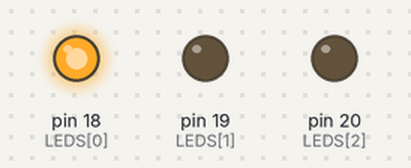
A program run on a simulated MicroPython board. On the bench: output pins drawn as LEDs (lit = HIGH).

Above: at 0.2 s.
At 1.2 s:
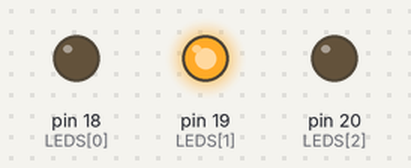
At 2.2 s:
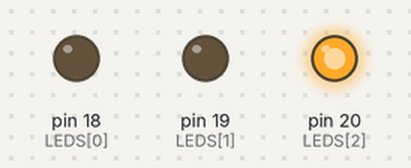
At 5.7 s:
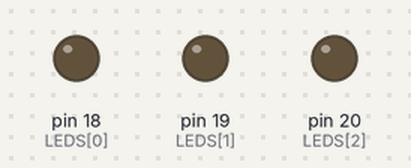
Timing chart, 0 to 6.9 s (numbered marks = the images above):
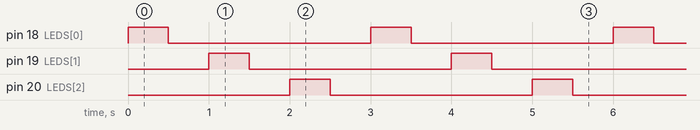

The program:

led_run1.py
```python
from machine import Pin
from time import sleep


def ledrun():
    LEDS = [Pin(18,Pin.OUT),Pin(19,Pin.OUT),Pin(20,Pin.OUT)]

    while True:

        for  LED in LEDS:
             LED.on()
             sleep(0.5)

             LED.off()
             sleep(0.5)

ledrun()
```

Measured:
- by itself, pin 18 (LEDS[0]), pin 19 (LEDS[1]), pin 20 (LEDS[2]): alternates HIGH for 0.50 s and LOW for 2.5 s
- by itself, everything shown: repeats every 3.0 s, in 6 steps
